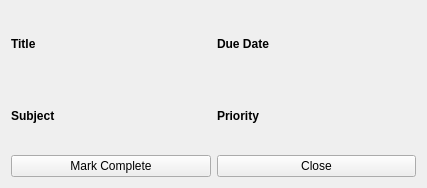
<?xml version="1.0" encoding="UTF-8"?>
<ui version="4.0">
 <class>viewtask</class>
 <widget class="QWidget" name="viewtask">
  <property name="geometry">
   <rect>
    <x>0</x>
    <y>0</y>
    <width>427</width>
    <height>188</height>
   </rect>
  </property>
  <property name="windowTitle">
   <string>Form</string>
  </property>
  <layout class="QGridLayout" name="gridLayout">
   <item row="0" column="0">
    <layout class="QHBoxLayout" name="horizontalLayout">
     <item>
      <widget class="QLabel" name="titleLabel">
       <property name="font">
        <font>
         <bold>true</bold>
        </font>
       </property>
       <property name="text">
        <string>Title</string>
       </property>
      </widget>
     </item>
     <item>
      <widget class="QLabel" name="titleText">
       <property name="text">
        <string/>
       </property>
      </widget>
     </item>
     <item>
      <widget class="QLabel" name="dueLabel">
       <property name="font">
        <font>
         <bold>true</bold>
        </font>
       </property>
       <property name="text">
        <string>Due Date</string>
       </property>
      </widget>
     </item>
     <item>
      <widget class="QLabel" name="dueText">
       <property name="text">
        <string/>
       </property>
      </widget>
     </item>
    </layout>
   </item>
   <item row="1" column="0">
    <layout class="QHBoxLayout" name="horizontalLayout_2">
     <item>
      <widget class="QLabel" name="subjectLabel">
       <property name="font">
        <font>
         <bold>true</bold>
        </font>
       </property>
       <property name="text">
        <string>Subject</string>
       </property>
      </widget>
     </item>
     <item>
      <widget class="QLabel" name="subjectText">
       <property name="text">
        <string/>
       </property>
      </widget>
     </item>
     <item>
      <widget class="QLabel" name="priorityLabel">
       <property name="font">
        <font>
         <bold>true</bold>
        </font>
       </property>
       <property name="text">
        <string>Priority</string>
       </property>
      </widget>
     </item>
     <item>
      <widget class="QLabel" name="priorityText">
       <property name="text">
        <string/>
       </property>
      </widget>
     </item>
    </layout>
   </item>
   <item row="2" column="0">
    <layout class="QHBoxLayout" name="horizontalLayout_5">
     <item>
      <widget class="QPushButton" name="completeButton">
       <property name="text">
        <string>Mark Complete</string>
       </property>
      </widget>
     </item>
     <item>
      <widget class="QPushButton" name="closeButton">
       <property name="text">
        <string>Close</string>
       </property>
      </widget>
     </item>
    </layout>
   </item>
  </layout>
 </widget>
 <resources/>
 <connections/>
</ui>
